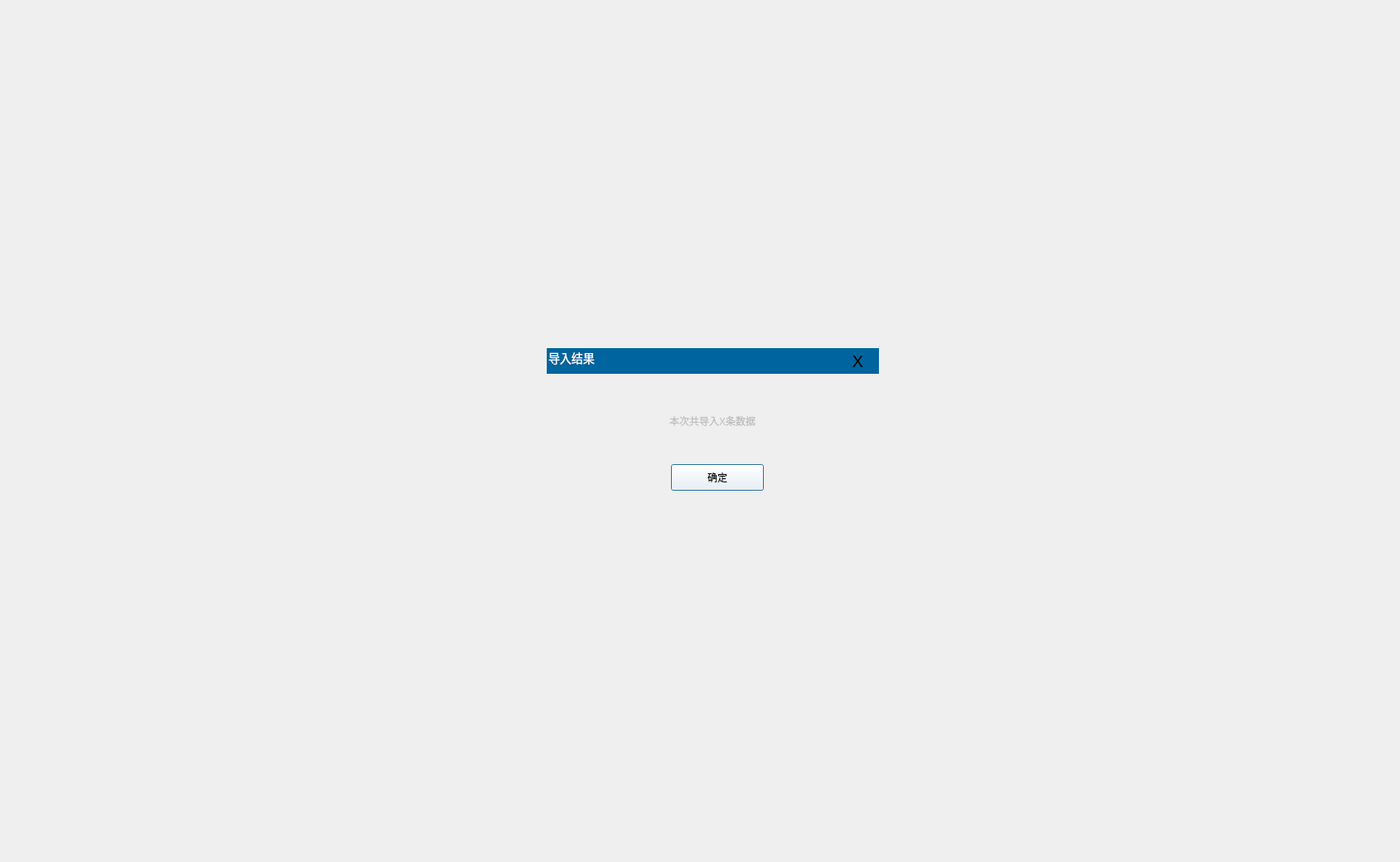
<?xml version="1.0" encoding="UTF-8"?>
<ui version="4.0">
 <class>importSuccessEshade</class>
 <widget class="QDialog" name="importSuccessEshade">
  <property name="geometry">
   <rect>
    <x>0</x>
    <y>0</y>
    <width>1690</width>
    <height>1040</height>
   </rect>
  </property>
  <property name="windowTitle">
   <string>Dialog</string>
  </property>
  <widget class="QWidget" name="widget_5" native="true">
   <property name="geometry">
    <rect>
     <x>660</x>
     <y>420</y>
     <width>401</width>
     <height>211</height>
    </rect>
   </property>
   <widget class="QLineEdit" name="lineEdit_11">
    <property name="enabled">
     <bool>false</bool>
    </property>
    <property name="geometry">
     <rect>
      <x>0</x>
      <y>0</y>
      <width>401</width>
      <height>31</height>
     </rect>
    </property>
    <property name="styleSheet">
     <string notr="true">background-color: rgb(0, 100, 158);
color:rgb(255, 255, 255);
font-size:14px</string>
    </property>
    <property name="text">
     <string>导入结果</string>
    </property>
    <property name="frame">
     <bool>false</bool>
    </property>
   </widget>
   <widget class="QToolButton" name="toolButton_12">
    <property name="geometry">
     <rect>
      <x>350</x>
      <y>0</y>
      <width>51</width>
      <height>31</height>
     </rect>
    </property>
    <property name="styleSheet">
     <string notr="true">background: transparent;
border:none;
color:black;
font-size:20px;</string>
    </property>
    <property name="text">
     <string>X</string>
    </property>
   </widget>
   <widget class="QLineEdit" name="lineEdit_12">
    <property name="enabled">
     <bool>false</bool>
    </property>
    <property name="geometry">
     <rect>
      <x>100</x>
      <y>80</y>
      <width>201</width>
      <height>21</height>
     </rect>
    </property>
    <property name="styleSheet">
     <string notr="true"/>
    </property>
    <property name="text">
     <string>本次共导入X条数据</string>
    </property>
    <property name="frame">
     <bool>false</bool>
    </property>
    <property name="alignment">
     <set>Qt::AlignCenter</set>
    </property>
    <property name="readOnly">
     <bool>true</bool>
    </property>
   </widget>
   <widget class="QPushButton" name="close">
    <property name="geometry">
     <rect>
      <x>150</x>
      <y>140</y>
      <width>112</width>
      <height>32</height>
     </rect>
    </property>
    <property name="styleSheet">
     <string notr="true">background-color: rgb(255, 255, 255);</string>
    </property>
    <property name="text">
     <string>确定</string>
    </property>
   </widget>
  </widget>
 </widget>
 <resources/>
 <connections/>
</ui>
